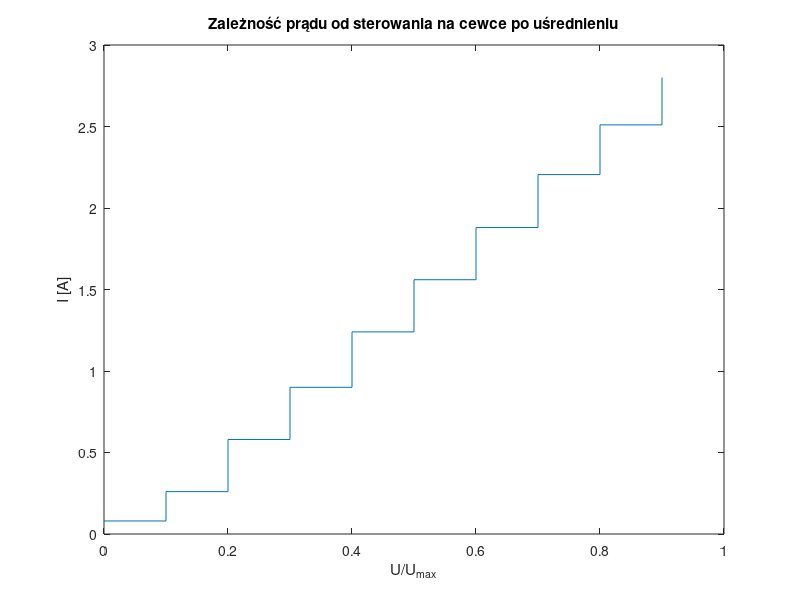

Recreate this plot in MATLAB.
load('prad_od_sterowanie.mat')

u = I_od_U(:, 1);
i = I_od_U(:, 2);

stairs(u, i)
title('Zależność prądu od sterowania na cewce po uśrednieniu');
xlabel('U/U_{max}');
ylabel('I [A]');
